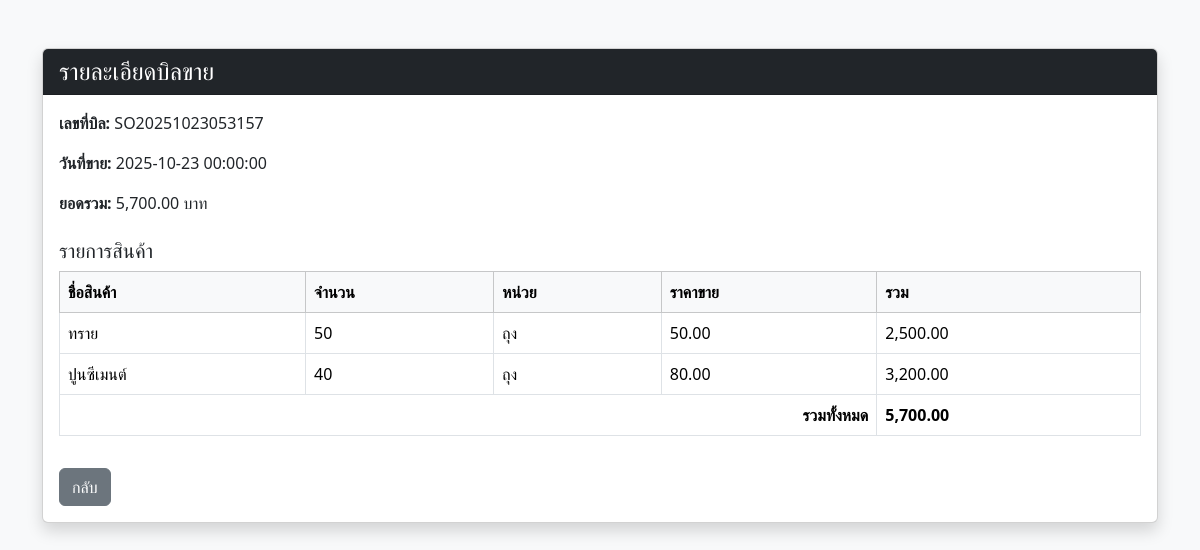
The app's page /sale_detail.php?sale_id=2 with its own data.
### tables this page shows
CREATE TABLE `sales` (
  `sale_id` int(11) NOT NULL,
  `sale_number` varchar(20) DEFAULT NULL,
  `user_id` int(11) DEFAULT NULL,
  `sale_date` datetime DEFAULT current_timestamp(),
  `total_amount` decimal(12,2) DEFAULT NULL
);

CREATE TABLE `sale_details` (
  `sale_detail_id` int(11) NOT NULL,
  `sale_id` int(11) DEFAULT NULL,
  `product_id` int(11) DEFAULT NULL,
  `quantity` int(11) NOT NULL,
  `sale_price` decimal(10,2) NOT NULL
);

CREATE TABLE `products` (
  `product_id` int(11) NOT NULL,
  `product_name` varchar(150) NOT NULL,
  `category_id` int(11) DEFAULT NULL,
  `supplier_id` int(11) DEFAULT NULL,
  `unit` varchar(50) DEFAULT NULL,
  `stock_qty` int(11) NOT NULL DEFAULT 0,
  `selling_price` decimal(10,2) NOT NULL,
  `reorder_level` int(11) DEFAULT 0,
  `image_path` varchar(255) DEFAULT NULL
);

### sale_detail.php (the view, shortened to what this page needs)
<?php
include 'connection.php';
$sale_id = $_GET['sale_id'];
$sql_sale = "SELECT sale_id, sale_number, sale_date, total_amount
             FROM sales
             WHERE sale_id = ?";
$stmt = $conn->prepare($sql_sale);
$stmt->bind_param("i", $sale_id);
$stmt->execute();
$result_sale = $stmt->get_result();
$sale = $result_sale->fetch_assoc();
$sql_detail = "SELECT sd.*, p.product_name, p.unit
               FROM sale_details sd
               JOIN products p ON sd.product_id = p.product_id
               WHERE sd.sale_id = ?";
$stmt2 = $conn->prepare($sql_detail);
$stmt2->bind_param("i", $sale_id);
$stmt2->execute();
$result_detail = $stmt2->get_result();
?>
<!DOCTYPE html>
<html lang="th">
<head>
    <link href="https://cdn.jsdelivr.net/npm/bootstrap@5.3.2/dist/css/bootstrap.min.css" rel="stylesheet">
</head>
<body class="bg-light">
<div class="container mt-5 mb-5">
  <div class="card shadow">
    <div class="card-header bg-dark text-white">
      <h4 class="mb-0">รายละเอียดบิลขาย</h4>
    </div>
    <div class="card-body">
      <p><strong>เลขที่บิล:</strong> <?= htmlspecialchars($sale['sale_number']) ?></p>
      <p><strong>วันที่ขาย:</strong> <?= htmlspecialchars($sale['sale_date']) ?></p>
      <p><strong>ยอดรวม:</strong> <?= number_format($sale['total_amount'], 2) ?> บาท</p>
      <h5 class="mt-4">รายการสินค้า</h5>
      <table class="table table-bordered">
        <thead class="table-light">
          <tr>
            <th>ชื่อสินค้า</th>
            <th>จำนวน</th>
            <th>หน่วย</th>
            <th>ราคาขาย</th>
            <th>รวม</th>
          </tr>
        </thead>
        <tbody>
        <?php
        $total = 0;
        while ($row = $result_detail->fetch_assoc()) {
            $sum = $row['quantity'] * $row['sale_price'];
            $total += $sum;
            echo "<tr>
                    <td>{$row['product_name']}</td>
                    <td>{$row['quantity']}</td>
                    <td>{$row['unit']}</td>
                    <td>" . number_format($row['sale_price'], 2) . "</td>
                    <td>" . number_format($sum, 2) . "</td>
                  </tr>";
        }
        ?>
        </tbody>
        <tfoot>
          <tr>
            <th colspan="4" class="text-end">รวมทั้งหมด</th>
            <th><?= number_format($total, 2) ?></th>
          </tr>
        </tfoot>
      </table>
      <a href="warehouse_page.php" class="btn btn-secondary mt-3">กลับ</a>
    </div>
  </div>
</div>
</body>
</html>

### records on screen
sales: sale_number "SO20251023053157", sale_date "2025-10-23 00:00:00", total_amount "5,700.00"
sale_details: product.product_name "ทราย", quantity "50", product.unit "ถุง", sale_price "50.00", sum "2,500.00"
sale_details: product.product_name "ปูนซีเมนต์", quantity "40", product.unit "ถุง", sale_price "80.00", sum "3,200.00"

### other values on screen
$total "5,700.00"
